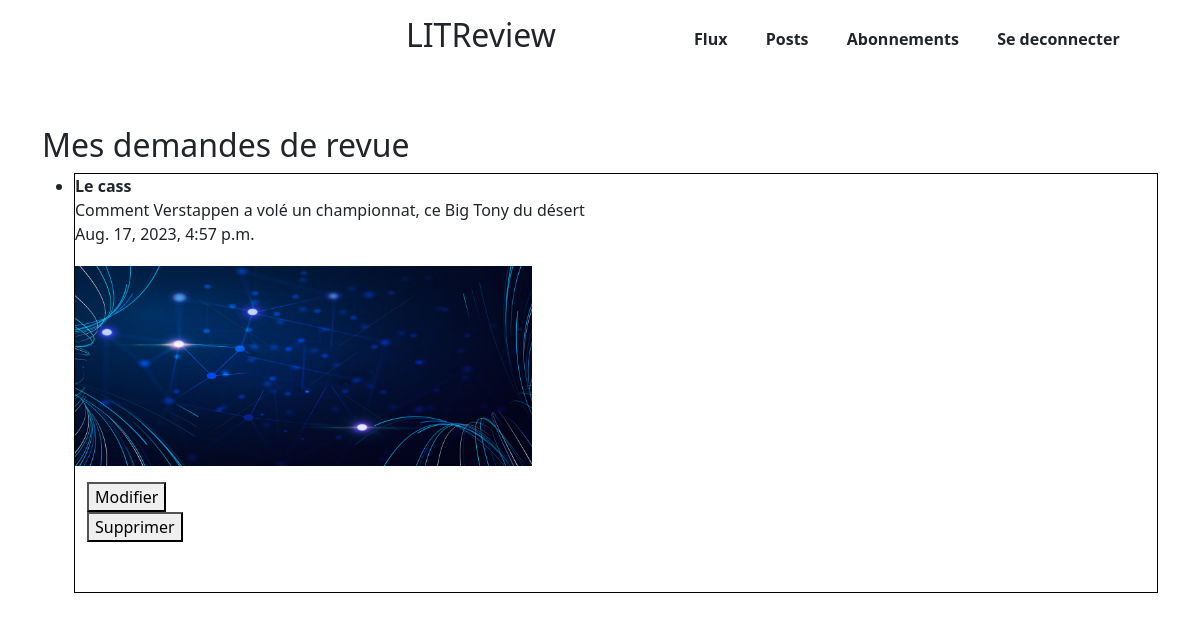
/posts (signed in), run on an earlier commit of the app's database.
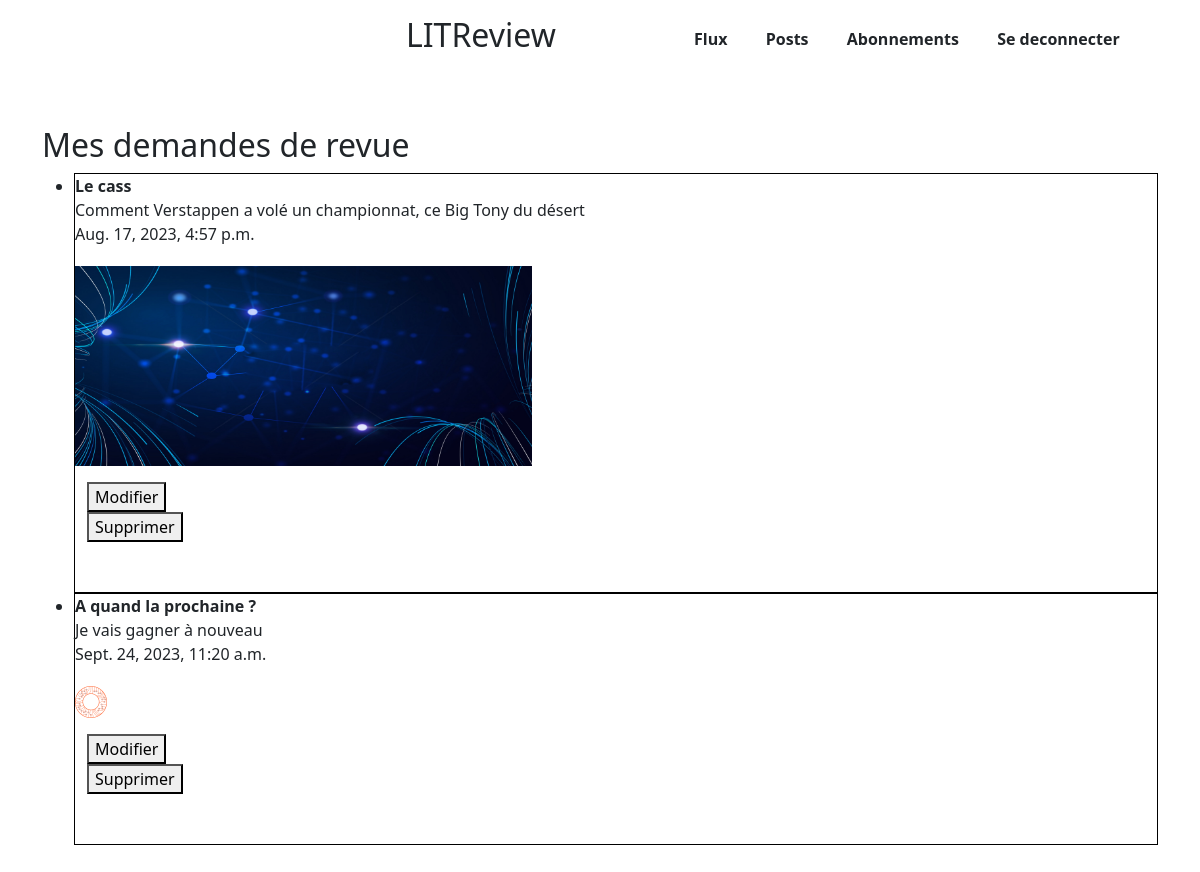
And on a later commit of the database.
### critiques/models.py (models this page shows, shortened)
class Ticket(models.Model):
    title = models.CharField(max_length=128)
    description = models.TextField(max_length=2048, blank=True)
    image = models.ImageField(null=True, blank=True)
    time_created = models.DateTimeField(auto_now_add=True)
    user = models.ForeignKey(to=settings.AUTH_USER_MODEL, on_delete=models.CASCADE)

### critiques/views.py (the view)
# urls.py: path("posts", user_tickets, name="posts"),
@login_required
def user_tickets(request):
    user_tickets = Ticket.objects.filter(user=request.user)
    return render(request, "posts.html", {"tickets": user_tickets})

### critiques/templates/posts.html (shortened to what this page needs)
{% extends "base.html" %}
{% load static %}
{% block additional_css %}
<link rel="stylesheet" href="{% static 'critiques/css/posts.css' %}">
{% endblock %}
{% block content %}
<div class="container py-5"><h2>Mes demandes de revue</h2>
{% if tickets %}
<ul>
    {% for ticket in tickets %}
    <li>
        <strong>{{ ticket.title }}</strong><br>
        {{ ticket.description }}<br>
        {{ ticket.time_created }}<br>
        {% if ticket.image %}
        <div class="img_container">
            <img src="{{ ticket.image.url }}" alt="{{ ticket.title }}" style="max-height: 200px; width: auto;">
        </div>
        {% endif %}
        <div class="container pt-3">
            <button><a href="{% url 'edit_ticket' ticket.id %}">Modifier</a>
            </button>
            <form action="{% url 'delete_ticket' ticket.id %}" method="post">
                <button type="submit">Supprimer</button>
            </form>
        </div>
    </li>
    {% endfor %}
</ul>
{% else %}
<p>Vous n'avez pas encore créé de demandes de revue.</p>
{% endif %}
</div>
{% endblock %}

What changed in the data, as far as the page shows it:
added Ticket: title "A quand la prochaine ?", description "Je vais gagner à nouveau", time_created "Sept. 24, 2023, 11:20 a.m.", image (picture)
